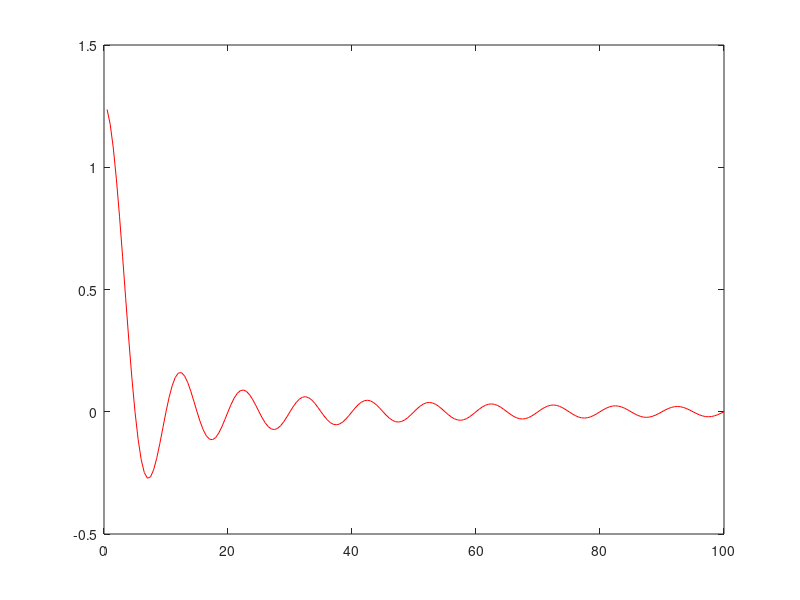

Write the MATLAB code that produced this figure.
x = 5;

y =6;

z = x+y;

x=[1,2,5,8];

disp(x(3))

y = [1;2;5;8];


M  = [1,2,3,4,5; 2,3,4,5,6];

size(M);

laTaille = size(M)
disp  (laTaille(1))

x = [0:0.5:100];

y = 2 *sin(2*pi*x/10) ./ x ;

plot( x,y, 'r')

A = [1,1;2,2];

x = [0;1];

A*x

x = [1,2,3]
y = [3,4,5]

x .* y

A.*A;

for i= y
  if i < 4
    disp( i )
  endif
endfor

 
A = [1,2,3,4,1,1,2,3,1,3,4; 0,4,3,0,0,0,0,0,0,0,0];
A = A'

